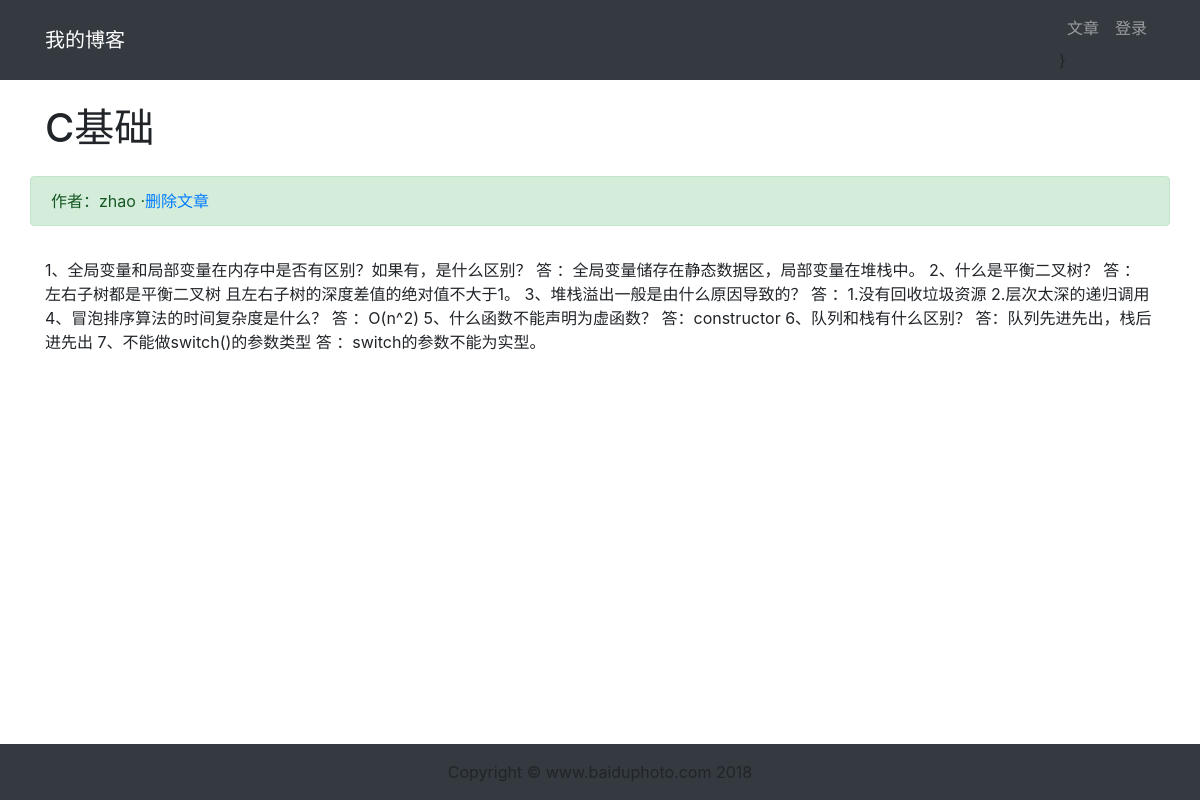
The app's page /article/article-detail/11/ with its own data.
### article/models.py (models this page shows, shortened)
class ArticlePost(models.Model):
	author = models.ForeignKey(User,on_delete=models.CASCADE)
	title = models.CharField(max_length=100)
	body = models.TextField()
	created = models.DateTimeField(default=timezone.now)
	updated = models.DateTimeField(auto_now=True)
	class Meta:
		ordering = ('-created',)

### article/views.py (the view)
# urls.py: path('article-detail/<int:id>/',views.article_detail,name='article_detail'),
def article_detail(request,id):
 	article=ArticlePost.objects.get(id=id)
 	article.body = markdown.markdown(article.body,extensions=[
 		'markdown.extensions.extra',
 		'markdown.extensions.codehilite',
 		])
 	context={'article':article}
 	return render(request,'article/detail.html',context)

### templates/article/detail.html (shortened to what this page needs)
{% extends "base.html" %}
{% load staticfiles %}
{% block content %}
<div class="container">
    <div class="row">
        <h1 class="col-12 mt-4 mb-4">{{ article.title }}</h1>
        <div class="col-12 alert alert-success">作者：{{ article.author }}
         ·<a href="#" onclick="confirm_delete()">删除文章</a>
        </div>
        <div class="col-12">
            <p>{{ article.body|safe }}</p>
        </div>
    </div>
</div>
{% endblock content %}

### records on screen
ArticlePost: title "C基础", author "zhao", body "1、全局变量和局部变量在内存中是否有区别？如果有，是什么区别？ 答 ：全局变量储存在静态数据区，局部变量在堆栈中。 2、什么是平衡二叉树？ 答 ：左右子树都是平衡二叉树 且左右子树的深度差值的绝对值不大于1。 3、堆栈溢出一般是由什么原因导致的？ 答 ：1.没有回收垃圾资源 2.层次太深的递归调用 4、冒泡排序算法的时间复杂度是什么？ 答 ：O(n^2) 5、什么函数不能声明为虚函数？ 答：constructor 6、队列和栈有什么区别？ 答：队列先进先出，栈后进先出 7、不能做switch()的参数类型 答 ：switch的参数不能为实型。"
